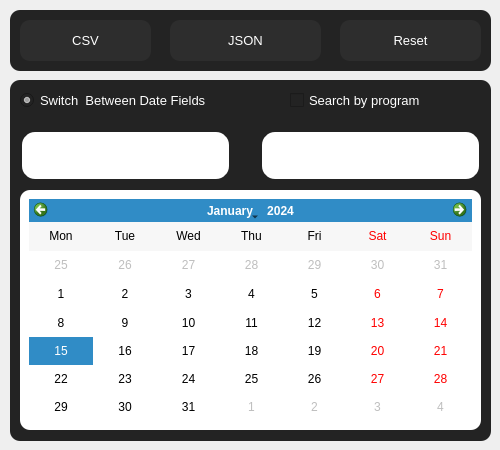
                   <widget class="QFrame" name="bottom">
                    <property name="minimumSize">
                     <size>
                      <width>0</width>
                      <height>300</height>
                     </size>
                    </property>
                    <property name="maximumSize">
                     <size>
                      <width>16777215</width>
                      <height>500</height>
                     </size>
                    </property>
                    <property name="frameShape">
                     <enum>QFrame::NoFrame</enum>
                    </property>
                    <widget class="QFrame" name="frame_6">
                     <property name="geometry">
                      <rect>
                       <x>20</x>
                       <y>190</y>
                       <width>461</width>
                       <height>240</height>
                      </rect>
                     </property>
                     <property name="minimumSize">
                      <size>
                       <width>0</width>
                       <height>240</height>
                      </size>
                     </property>
                     <property name="maximumSize">
                      <size>
                       <width>16777215</width>
                       <height>240</height>
                      </size>
                     </property>
                     <property name="styleSheet">
                      <string notr="true">QFrame{
	background-color: rgb(255, 255, 255);
	border-radius: 10px;
}</string>
                     </property>
                     <property name="frameShape">
                      <enum>QFrame::NoFrame</enum>
                     </property>
                     <property name="frameShadow">
                      <enum>QFrame::Raised</enum>
                     </property>
                     <layout class="QVBoxLayout" name="verticalLayout_12">
                      <item>
                       <widget class="QCalendarWidget" name="calendarWidget">
                        <property name="verticalHeaderFormat">
                         <enum>QCalendarWidget::NoVerticalHeader</enum>
                        </property>
                        <property name="navigationBarVisible">
                         <bool>true</bool>
                        </property>
                       </widget>
                      </item>
                     </layout>
                    </widget>
                    <widget class="QRadioButton" name="start_date">
                     <property name="geometry">
                      <rect>
                       <x>20</x>
                       <y>90</y>
                       <width>261</width>
                       <height>20</height>
                      </rect>
                     </property>
                     <property name="font">
                      <font>
                       <family>Arial</family>
                       <pointsize>10</pointsize>
                      </font>
                     </property>
                     <property name="styleSheet">
                      <string notr="true">QRadioButton{
	color: rgb(255, 255, 255);
	background-color: rgb(35, 35, 35);
}</string>
                     </property>
                     <property name="text">
                      <string>Switch  Between Date Fields</string>
                     </property>
                     <property name="icon">
                      <iconset resource="../resource/asset.qrc">
                       <normaloff>:/icons/asset/repeat.svg</normaloff>:/icons/asset/repeat.svg</iconset>
                     </property>
                     <property name="checked">
                      <bool>true</bool>
                     </property>
                    </widget>
                    <widget class="QLineEdit" name="db_start_date">
                     <property name="geometry">
                      <rect>
                       <x>20</x>
                       <y>130</y>
                       <width>211</width>
                       <height>51</height>
                      </rect>
                     </property>
                     <property name="font">
                      <font>
                       <pointsize>10</pointsize>
                      </font>
                     </property>
                     <property name="styleSheet">
                      <string notr="true">QLineEdit{
	color: rgb(255, 255, 255);
	border: 2px solid  rgb(35, 35, 35);
	border-radius:15px;
	padding-left: 45px;
}

QLineEdit:hover{
	border: 2px solid  rgb(45, 45, 45);
}

QLineEdit:focus{
	border:2px solid rgb(255, 255, 255);
}</string>
                     </property>
                     <property name="inputMethodHints">
                      <set>Qt::ImhPreferNumbers</set>
                     </property>
                     <property name="placeholderText">
                      <string>Start date?</string>
                     </property>
                     <property name="clearButtonEnabled">
                      <bool>true</bool>
                     </property>
                    </widget>
                    <widget class="QLineEdit" name="db_end_date">
                     <property name="geometry">
                      <rect>
                       <x>260</x>
                       <y>130</y>
                       <width>221</width>
                       <height>51</height>
                      </rect>
                     </property>
                     <property name="font">
                      <font>
                       <pointsize>10</pointsize>
                      </font>
                     </property>
                     <property name="styleSheet">
                      <string notr="true">QLineEdit{
	color: rgb(255, 255, 255);
	border: 2px solid  rgb(35, 35, 35);
	border-radius:15px;
	padding-left: 45px;
}

QLineEdit:hover{
	border: 2px solid  rgb(45, 45, 45);
}

QLineEdit:focus{
	border:2px solid rgb(255, 255, 255);
}</string>
                     </property>
                     <property name="placeholderText">
                      <string>End date?</string>
                     </property>
                     <property name="clearButtonEnabled">
                      <bool>true</bool>
                     </property>
                    </widget>
                    <widget class="QLabel" name="label_25">
                     <property name="geometry">
                      <rect>
                       <x>30</x>
                       <y>140</y>
                       <width>31</width>
                       <height>31</height>
                      </rect>
                     </property>
                     <property name="text">
                      <string/>
                     </property>
                     <property name="pixmap">
                      <pixmap resource="../resource/asset.qrc">:/icons/asset/calendar.svg</pixmap>
                     </property>
                    </widget>
                    <widget class="QLabel" name="label_30">
                     <property name="geometry">
                      <rect>
                       <x>10</x>
                       <y>80</y>
                       <width>481</width>
                       <height>361</height>
                      </rect>
                     </property>
                     <property name="minimumSize">
                      <size>
                       <width>0</width>
                       <height>345</height>
                      </size>
                     </property>
                     <property name="font">
                      <font>
                       <family>Arial</family>
                       <pointsize>11</pointsize>
                       <weight>75</weight>
                       <bold>true</bold>
                      </font>
                     </property>
                     <property name="styleSheet">
                      <string notr="true">QLabel{
	color: rgb(255, 255, 255);
	background-color: rgb(35, 35, 35);
	border-radius: 10px;
	padding-left:10px;
}</string>
                     </property>
                     <property name="text">
                      <string/>
                     </property>
                     <property name="alignment">
                      <set>Qt::AlignLeading|Qt::AlignLeft|Qt::AlignVCenter</set>
                     </property>
                    </widget>
                    <widget class="QPushButton" name="btn_reload">
                     <property name="geometry">
                      <rect>
                       <x>340</x>
                       <y>20</y>
                       <width>141</width>
                       <height>41</height>
                      </rect>
                     </property>
                     <property name="font">
                      <font>
                       <pointsize>10</pointsize>
                      </font>
                     </property>
                     <property name="styleSheet">
                      <string notr="true">QPushButton{
	color: rgb(255, 255, 255);
	background-color: rgb(45, 45, 45);
	border:none;
	border-radius: 10px;
}

QPushButton:pressed{
	border: 2px solid rgb(255,255,255);	
}

QPushButton:hover{
	border-radius: 20px;
}</string>
                     </property>
                     <property name="text">
                      <string>Reset</string>
                     </property>
                     <property name="icon">
                      <iconset resource="../resource/asset.qrc">
                       <normaloff>:/icons/asset/delete.svg</normaloff>:/icons/asset/delete.svg</iconset>
                     </property>
                     <property name="iconSize">
                      <size>
                       <width>30</width>
                       <height>30</height>
                      </size>
                     </property>
                     <property name="flat">
                      <bool>true</bool>
                     </property>
                    </widget>
                    <widget class="QPushButton" name="btn_csv">
                     <property name="geometry">
                      <rect>
                       <x>20</x>
                       <y>20</y>
                       <width>131</width>
                       <height>41</height>
                      </rect>
                     </property>
                     <property name="font">
                      <font>
                       <pointsize>10</pointsize>
                      </font>
                     </property>
                     <property name="styleSheet">
                      <string notr="true">QPushButton{
	color: rgb(255, 255, 255);
	background-color: rgb(45, 45, 45);
	border:none;
	border-radius: 10px;
}

QPushButton:hover{
	border-radius: 20px;
}

QPushButton:pressed{
	border: 2px solid rgb(255,255,255);	
}</string>
                     </property>
                     <property name="text">
                      <string>CSV</string>
                     </property>
                     <property name="icon">
                      <iconset resource="../resource/asset.qrc">
                       <normaloff>:/icons/asset/file.svg</normaloff>:/icons/asset/file.svg</iconset>
                     </property>
                     <property name="iconSize">
                      <size>
                       <width>30</width>
                       <height>30</height>
                      </size>
                     </property>
                     <property name="flat">
                      <bool>true</bool>
                     </property>
                    </widget>
                    <widget class="QLabel" name="label_26">
                     <property name="geometry">
                      <rect>
                       <x>270</x>
                       <y>140</y>
                       <width>31</width>
                       <height>31</height>
                      </rect>
                     </property>
                     <property name="text">
                      <string/>
                     </property>
                     <property name="pixmap">
                      <pixmap resource="../resource/asset.qrc">:/icons/asset/calendar.svg</pixmap>
                     </property>
                    </widget>
                    <widget class="QLabel" name="label_40">
                     <property name="geometry">
                      <rect>
                       <x>10</x>
                       <y>10</y>
                       <width>481</width>
                       <height>61</height>
                      </rect>
                     </property>
                     <property name="font">
                      <font>
                       <family>Arial</family>
                       <pointsize>11</pointsize>
                       <weight>75</weight>
                       <bold>true</bold>
                      </font>
                     </property>
                     <property name="styleSheet">
                      <string notr="true">QLabel{
	color: rgb(255, 255, 255);
	background-color: rgb(35, 35, 35);
	border-radius: 10px;
	padding-left:10px;
}</string>
                     </property>
                     <property name="text">
                      <string/>
                     </property>
                     <property name="alignment">
                      <set>Qt::AlignLeading|Qt::AlignLeft|Qt::AlignVCenter</set>
                     </property>
                    </widget>
                    <widget class="QCheckBox" name="checkBox">
                     <property name="geometry">
                      <rect>
                       <x>290</x>
                       <y>90</y>
                       <width>191</width>
                       <height>20</height>
                      </rect>
                     </property>
                     <property name="font">
                      <font>
                       <pointsize>10</pointsize>
                      </font>
                     </property>
                     <property name="styleSheet">
                      <string notr="true">QCheckBox{
	color: rgb(255, 255, 255);
	background-color: rgb(35, 35, 35);
}</string>
                     </property>
                     <property name="text">
                      <string>Search by program</string>
                     </property>
                     <property name="icon">
                      <iconset resource="../resource/asset.qrc">
                       <normaloff>:/icons/asset/filter.svg</normaloff>:/icons/asset/filter.svg</iconset>
                     </property>
                    </widget>
                    <widget class="QPushButton" name="btn_json">
                     <property name="geometry">
                      <rect>
                       <x>170</x>
                       <y>20</y>
                       <width>151</width>
                       <height>41</height>
                      </rect>
                     </property>
                     <property name="font">
                      <font>
                       <pointsize>10</pointsize>
                      </font>
                     </property>
                     <property name="styleSheet">
                      <string notr="true">QPushButton{
	color: rgb(255, 255, 255);
	background-color: rgb(45, 45, 45);
	border:none;
	border-radius: 10px;
}

QPushButton:hover{
	border-radius: 20px;
}

QPushButton:pressed{
	border: 2px solid rgb(255,255,255);	
}</string>
                     </property>
                     <property name="text">
                      <string>JSON</string>
                     </property>
                     <property name="icon">
                      <iconset resource="../resource/asset.qrc">
                       <normaloff>:/icons/asset/file.svg</normaloff>:/icons/asset/file.svg</iconset>
                     </property>
                     <property name="iconSize">
                      <size>
                       <width>30</width>
                       <height>30</height>
                      </size>
                     </property>
                     <property name="flat">
                      <bool>true</bool>
                     </property>
                    </widget>
                    <zorder>label_40</zorder>
                    <zorder>label_30</zorder>
                    <zorder>frame_6</zorder>
                    <zorder>start_date</zorder>
                    <zorder>db_start_date</zorder>
                    <zorder>label_25</zorder>
                    <zorder>db_end_date</zorder>
                    <zorder>btn_reload</zorder>
                    <zorder>btn_csv</zorder>
                    <zorder>label_26</zorder>
                    <zorder>checkBox</zorder>
                    <zorder>btn_json</zorder>
                   </widget>
